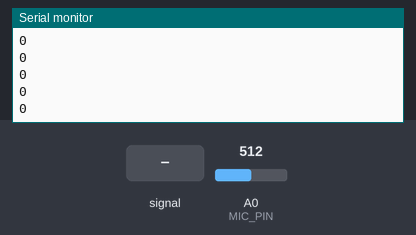
Simulated run of this sketch. Board: Arduino Uno, built with avr-gcc and run on an emulated ATmega328P. On the bench: the last lines printed to the serial monitor. The inputs (shaded band) are chosen by the test bench; at power-on: A0 (MIC_PIN) = 512.

Above: at 1.2 s.
1.3 s: A0 (MIC_PIN) fed a 200 Hz sine of ±81 counts around its level
At 1.32 s:
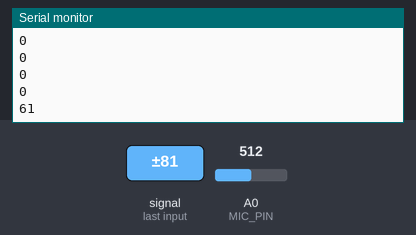
2.8 s: A0 (MIC_PIN) set to 716
At 2.82 s:
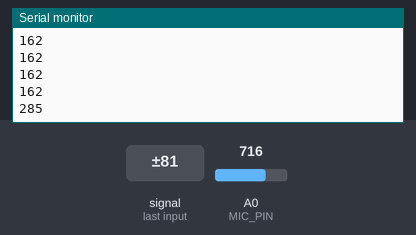
4.3 s: A0 (MIC_PIN) fed a 1000 Hz sine of ±255 counts around its level
At 4.32 s:
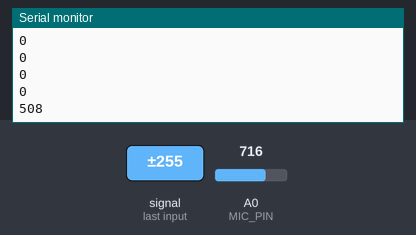
5.8 s: A0 (MIC_PIN) set to 1023
At 5.82 s:
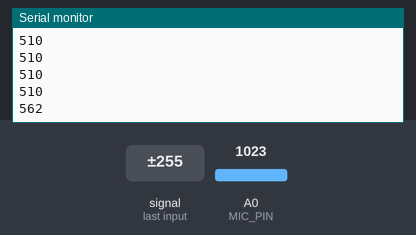
Timing chart, 0 to 8.3 s (numbered marks = the images above; inputs shaded):
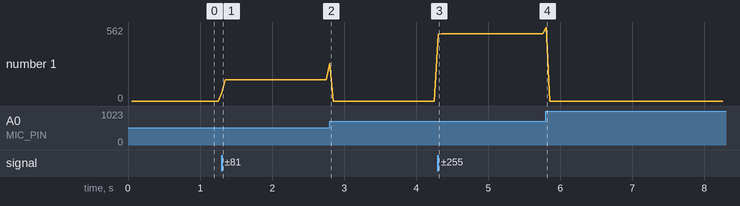

Measured:
- after the input at 1.3 s, the serial monitor: prints a new line at once (image 1)
- after the input at 2.8 s, the serial monitor: prints a new line at once (image 2)
- after the input at 4.3 s, the serial monitor: prints a new line at once (image 3)
- after the input at 5.8 s, the serial monitor: prints a new line at once (image 4)
- plotted number 1: 0 → 162 after the input at 1.3 s, 0 → 510 after the input at 4.3 s

The sketch:

10_sound_sensor.ino
```cpp
// 코아랩 파이썬 x 아두이노 - 10 소리센서
const int MIC_PIN = A0;

int readLevel() {
  unsigned long start = millis();
  int sMax = 0, sMin = 1023;
  while (millis() - start < 50) {
    int s = analogRead(MIC_PIN);
    if (s > sMax) sMax = s;
    if (s < sMin) sMin = s;
  }
  return sMax - sMin;
}

void setup() { Serial.begin(9600); }

void loop() { Serial.println(readLevel()); }
```
